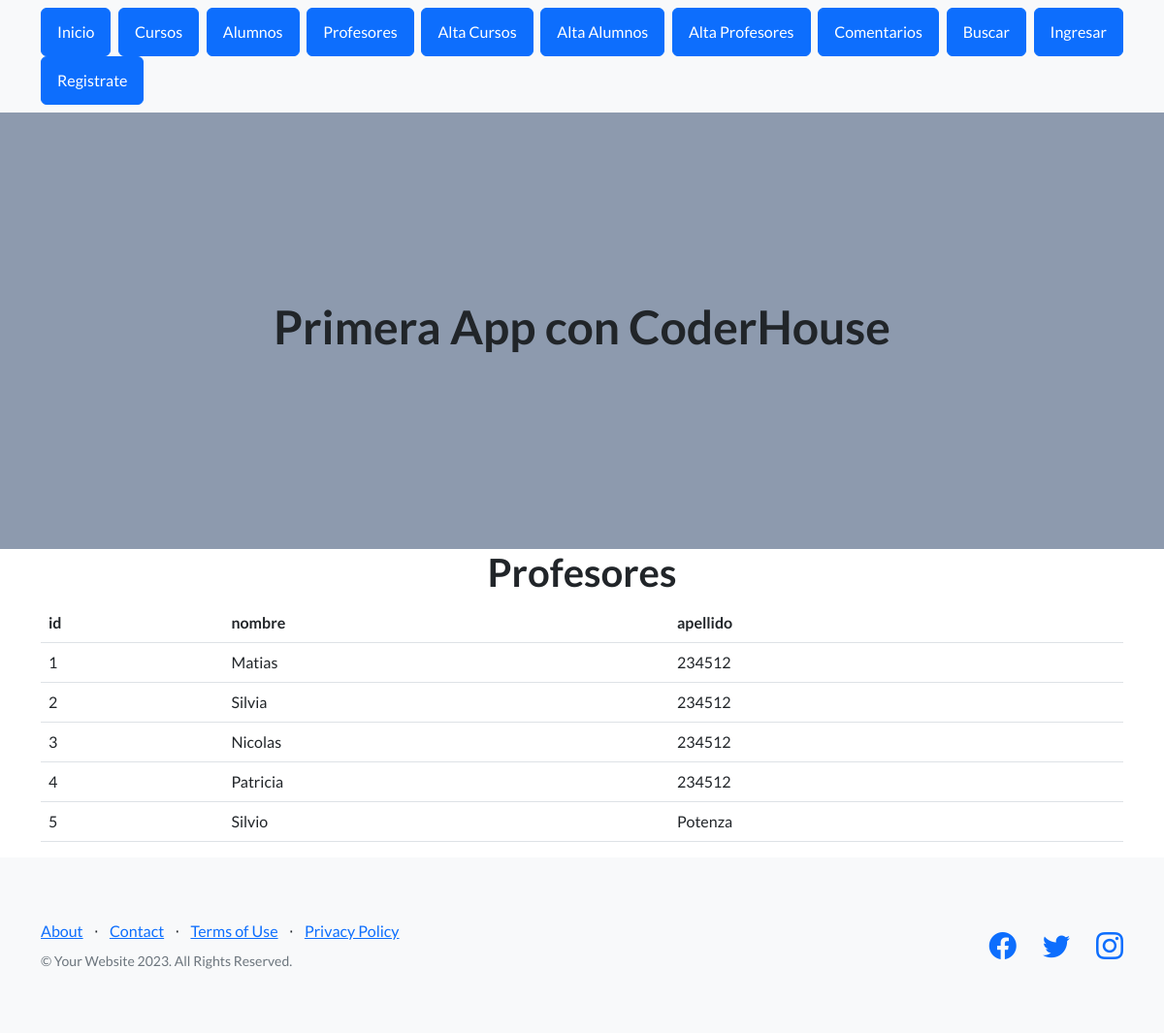
Before: /AppCoder/ver_profesores with the older database file.
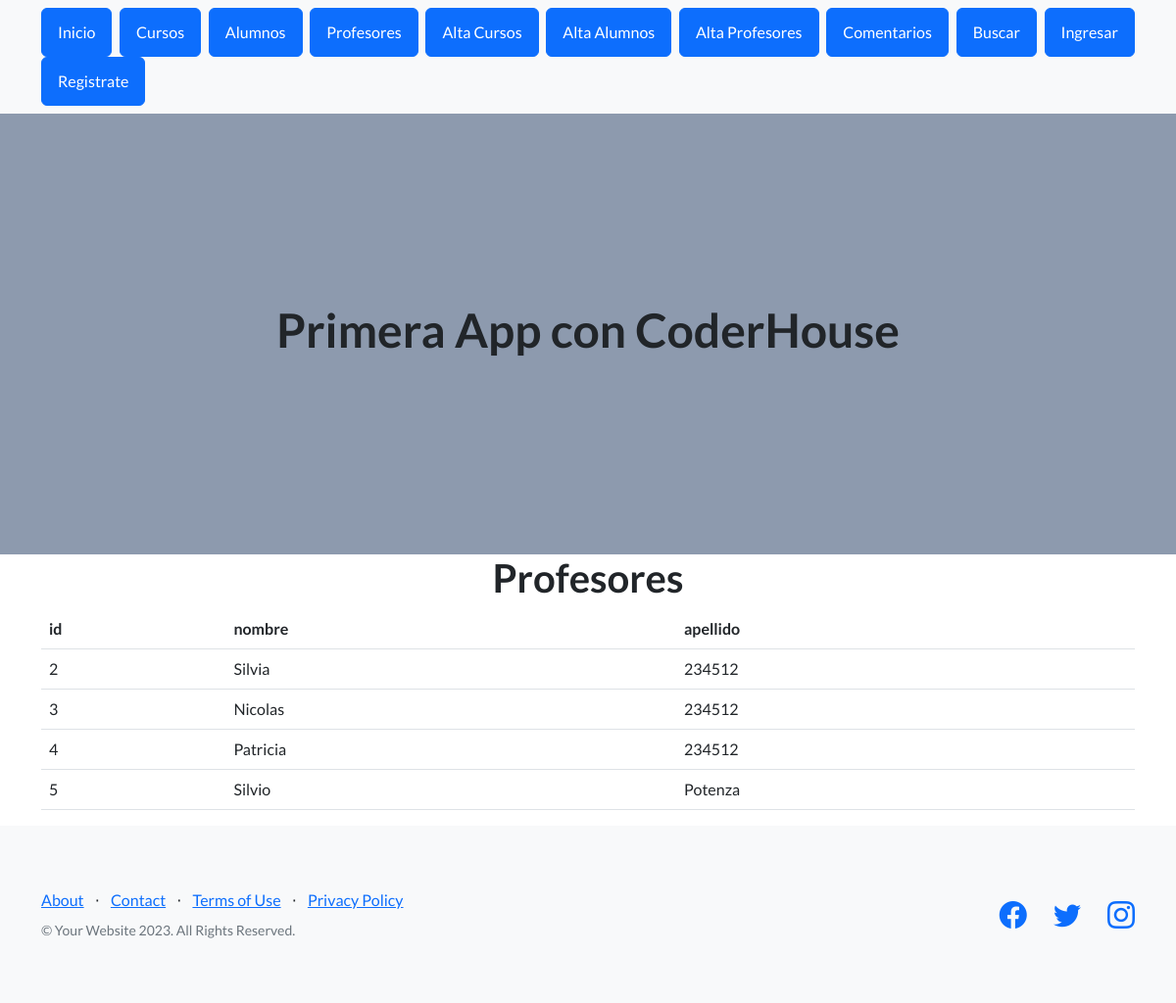
After: the same page with the newer database file.
### AppCoder/models.py (models this page shows, shortened)
class Profesor(models.Model):
    nombre = models.CharField(max_length=40)
    apellido = models.CharField(max_length=40)

### AppCoder/views.py (the view)
# urls.py: path("ver_profesores", views.ver_profesores , name="profesores"),
def ver_profesores(request):
    profesores = Profesor.objects.all()
    dicc = {"profesores": profesores}
    plantilla = loader.get_template("profesores.html")
    documento = plantilla.render(dicc)
    return HttpResponse(documento)

### AppCoder/template/profesores.html (shortened to what this page needs)
{% extends "padre.html" %}
{% load static %}
{% block contenido %}
    <main class="container">
        <h1 class="text-xl-center title"> Profesores </h1>
        <table class="table">
            <thead>
                <tr>
                    <th>id</th>
                    <th>nombre</th>
                    <th>apellido</th>
                </tr>
            </thead>
            <tbody>
                {% for n in profesores %}
                <tr>
                    <td>{{n.id}}</td>
                    <td>{{n.nombre}}</td>
                    <td>{{n.apellido}}</td>
                </tr>
                {% endfor %}
            </tbody>
        </table>
    </main>
{% endblock %}

### AppCoder/template/padre.html (shortened to what this page needs)
<!DOCTYPE html>
<html lang="es">
    <head>
        {% load static %}
        <link href="https://cdn.jsdelivr.net/npm/bootstrap-icons@1.5.0/font/bootstrap-icons.css" rel="stylesheet" type="text/css" />
        <link href="{% static 'AppCoder/css/styles.css' %}" rel="stylesheet" />
    </head>
    <body>
        <nav class="navbar navbar-light bg-light static-top">
            <div class="container">
                <a class="btn btn-primary" href="{% url 'inicio' %}">Inicio</a>
                <a class="btn btn-primary" href="{% url 'cursos' %}">Cursos</a>
                <a class="btn btn-primary" href="{% url 'alumnos' %}">Alumnos</a>
                <a class="btn btn-primary" href="{% url 'profesores' %}">Profesores</a>
                <a class="btn btn-primary" href="{% url 'fcurso' %}">Alta Cursos</a>
                <a class="btn btn-primary" href="{% url 'falumno' %}">Alta Alumnos</a>
                <a class="btn btn-primary" href="{% url 'fprofesor' %}">Alta Profesores</a>
                <a class="btn btn-primary" href="{% url 'comentario' %}">Comentarios</a>
                <a class="btn btn-primary" href="{% url 'busquedas' %}">Buscar</a>
                {% if not request.user.is_authenticated %}
                <a class="btn btn-primary" href="{% url 'login' %}">Ingresar</a>
                <a class="btn btn-primary" href="{% url 'register' %}">Registrate</a>
                {% endif %}
            </div>
        </nav>
        <header class="masthead" style="background-image: none;">
            <div class="container position-relative">
                <h1 class="text-center">Primera App con CoderHouse</h1>
            </div>
        </header>
        {% block contenido %}
        {% endblock %}
        <footer class="footer bg-light">
            <div class="container">
                <div class="row">
                    <div class="col-lg-6 h-100 text-center text-lg-start my-auto">
                        <ul class="list-inline mb-2">
                            <li class="list-inline-item"><a href="#!">About</a></li>
                            <li class="list-inline-item">⋅</li>
                            <li class="list-inline-item"><a href="#!">Contact</a></li>
                            <li class="list-inline-item">⋅</li>
                            <li class="list-inline-item"><a href="#!">Terms of Use</a></li>
                            <li class="list-inline-item">⋅</li>
                            <li class="list-inline-item"><a href="#!">Privacy Policy</a></li>
                        </ul>
                        <p class="text-muted small mb-4 mb-lg-0">&copy; Your Website 2023. All Rights Reserved.</p>
                    </div>
                    <div class="col-lg-6 h-100 text-center text-lg-end my-auto">
                        <ul class="list-inline mb-0">
                            <li class="list-inline-item me-4">
                                <a href="#!"><i class="bi-facebook fs-3"></i></a>
                            </li>
                            <li class="list-inline-item me-4">
                                <a href="#!"><i class="bi-twitter fs-3"></i></a>
                            </li>
                            <li class="list-inline-item">
                                <a href="#!"><i class="bi-instagram fs-3"></i></a>
                            </li>
                        </ul>
                    </div>
                </div>
            </div>
        </footer>
    </body>
</html>

Changed rows visible on the page:
removed Profesor: id "1", nombre "Matias", apellido "234512"
